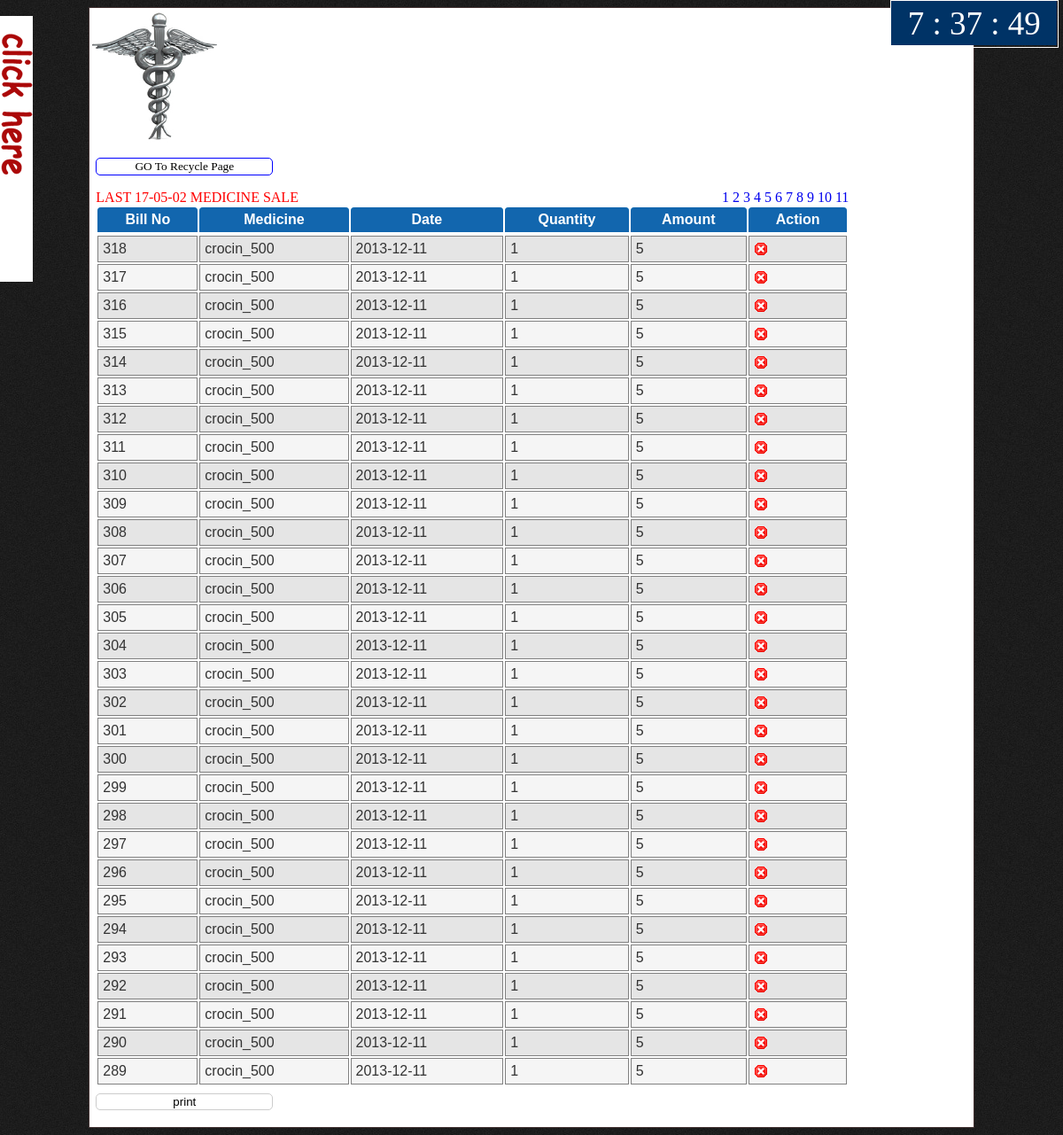
Screenshot of /earning.php (signed in) with the database file from the repository.
### tables this page shows
CREATE TABLE IF NOT EXISTS `totalsale` (
  `slip` int(10) NOT NULL AUTO_INCREMENT,
  `medicine` varchar(40) DEFAULT NULL,
  `date` date DEFAULT NULL,
  `quantity` int(5) DEFAULT NULL,
  `mfg` date NOT NULL,
  `rate` int(5) DEFAULT NULL,
  `amount` int(10) DEFAULT NULL,
  PRIMARY KEY (`slip`)
);

### earning.php (the view, shortened to what this page needs)
<?php
if(isset($_SESSION['is_logged_in']))
{
?>
<html>
<head>
<link href='earning.css' rel='stylesheet' type='text/css'/>
<link href='style/trtd.css' rel='stylesheet' type='text/css'/>
</head>
<body id="main" bgcolor="lightgreen" onload="digital_clock()">
<div id="wrap"  style="top:0px;right:5px;position:absolute; ">
<div id="digital-clock">
<ul>
<li id="hours"></li>
<li> :</li>
<li id="minutes"></li>
<li> :</li>
<li id="seconds"></li>
</ul>
</div>
</div>
<center>
<table border=0 align=center id="table">
<tr><td colspan=2 height=100><div>
<img src="photo/logo.jpg" name="slide" style="" height="150"/>
</tr></tr>
<tr align=left><td rowspan=3 valign=top>
<?php require("sidemenu.php")?>
</td></tr>
<tr><td valign="top">
<input type="button" value="GO To Recycle Page" style="border:1px solid blue;font-family:tahoma;" onclick="javascript:location.href='recycle.php'">
<div id="showdetail">
<div style="float:right">
<?php
$sqllist="select count(slip) from totalsale";
$n=mysql_query($sqllist) or die("list".mysql_error());
$r=mysql_fetch_array($n);
$c=$r['count(slip)']/30;
$c=$c+1;
for($i=1;$i<=$c;$i++)
{
?>
<a class='pager' style=""href='earning.php?limit1=<?php echo(30*($i-1));?>&limit2=<?php echo(30);?>'><?php echo($i);?></a>
<?php
}
?>
</div>
<font face=vani color=red>LAST <?php echo(date('y-m-d'));?> MEDICINE SALE</font>
<table class=oddeven><thead><tr bgcolor=skyblue><th>Bill No</th><th>Medicine</th><th> Date</th><th>Quantity</th><th>Amount</th><th>Action</th></tr></thead>
<tr>
<?php
$t6="totalsale";
if(isset($_REQUEST['limit1'])&& isset($_REQUEST['limit2']))
{
$l1=$_REQUEST['limit1'];
$l2=$_REQUEST['limit2'];
$sql="select*from $t6 ORDER BY `slip` desc limit $l1,$l2";
$result=mysql_query($sql) or die("Sql100".mysql_error());
while($row=mysql_fetch_array($result))
{
?>
<tr><td><?php echo($row["slip"])?></td><td><?php echo $row["medicine"]?></td><td><?php echo $row["date"]?></td><td><?php echo $row["quantity"]?></td><td><?php echo $row["amount"]?></td><td style="border:none;"><a style="border:none;"href="javascript:delete1(<?php echo($row['slip']);?>)"><img src="photo/delete.png" style="border:none;"></a></td></tr>
<?php
}
}
else
{
$sql="select*from $t6 ORDER BY `slip` desc limit 0,30;";
$result=mysql_query($sql) or die("Sql100".mysql_error());
while($row=mysql_fetch_array($result))
{
?>
<tr><td><?php echo($row["slip"])?></td><td><?php echo $row["medicine"]?></td><td><?php echo $row["date"]?></td><td><?php echo $row["quantity"]?></td><td><?php echo $row["amount"]?></td><td><a href="javascript:delete1(<?php echo($row['slip']);?>)"><img src="photo/delete.png"></a></td></tr>
<?php
}
}
?>
</table>
</div>
<input type="button" value="print" onclick="javascript:printSelection(document.getElementById('showdetail'));">
</td></tr>
</table>
</center>
</body>
</html>
<?php
}
else
header('Location:login.php');
?>

### sidemenu.php (shortened to what this page needs)
<div id="sidemenubloack">
<div style="float:left; width:150px;background:url(photo/bg.jpg);">
<div id="sidemenu">
<form method="post"><li type="none" style="height:40px"><input type="submit" value="Log out" class=but name="logout"></li></form>
</div>
<br>
</div>
<div id="clickhere"style="float:right; margin-left:2px; width:40px; background:#fff url(photo/sidemenu.png) no-repeat; height:300px; margin-top:5px;">
</div>
</div>

### earning.css (style rules this page uses)
body { background:url(photo/bg.jpg); }
table { background:white; }
#table { width:1000px; min-height:768px; height:auto; background:white; height:auto; border:1px groove #433; }
#sidemenu { color:white; width:190px; padding:3px; }
#showdetail { width:850px; background:WHITE; border:none; }
#showdetail table { color:#333; font-family:arial; }
#digital-clock { height:52px; border:1px solid #fff; width:11.75em; }
#digital-clock ul { margin:0; padding:0.1em; background:#003366; font-size:37px; width:180px; color:#FFF; list-style-type:none; text-align:center; }
#digital-clock li { display:inline; padding:0; margin:0; }
.oddeven { width:850; }
.oddeven td { padding:5px; padding-left:5px; border:1px groove gray; }
.oddeven thead th { background-color:#1266ae; padding:5px; color:white; font-family:arial; border-top-left-radius:4px; border-top-right-radius:4px; }
input, textarea { font-family:"Myriad Pro", "Trebuchet MS", sans-serif; background-color: #fff; border: 1px solid #ccc; width: 200px; display: block; margin-bottom: 16px; margin-top: 8px; -webkit-border-radius: 5px; -moz-border-radius: 5px; -o-border-radius: 5px; -ms-border-radius: 5px; -khtml-border-radius: 5px; border-radius: 5px; -webkit-transition: all 0.5s ease-in-out; -moz-transition: all 0.5s ease-in-out; -o-transition: all 0.5s ease-in-out; -ms-transition: all 0.5s ease-in-out; transition: all 0.5s ease-in-out; color: #000; }

### style/trtd.css (style rules this page uses)
.odd { background-color:#e5e5e5; }
.even { background-color:#f5f5f5; }

### earning.php (style rules this page uses)
.pager { text-decoration:none; }

### sidemenu.php (style rules this page uses)
#sidemenubloack { position:fixed; width:212px; top:1%; left:-175px; height:768px; -webkit-transition: all 0.3s ease-in-out; -moz-transition: all 0.3s ease-in-out; -o-transition: all 0.3s ease-in-out; transition: all 0.1s ease-in-out; }

### rows the page displays
totalsale: slip "318", medicine "crocin_500", date "2013-12-11", quantity "1", amount "5"
totalsale: slip "317", medicine "crocin_500", date "2013-12-11", quantity "1", amount "5"
totalsale: slip "316", medicine "crocin_500", date "2013-12-11", quantity "1", amount "5"
totalsale: slip "315", medicine "crocin_500", date "2013-12-11", quantity "1", amount "5"
totalsale: slip "314", medicine "crocin_500", date "2013-12-11", quantity "1", amount "5"
totalsale: slip "313", medicine "crocin_500", date "2013-12-11", quantity "1", amount "5"
totalsale: slip "312", medicine "crocin_500", date "2013-12-11", quantity "1", amount "5"
totalsale: slip "311", medicine "crocin_500", date "2013-12-11", quantity "1", amount "5"
totalsale: slip "310", medicine "crocin_500", date "2013-12-11", quantity "1", amount "5"
totalsale: slip "309", medicine "crocin_500", date "2013-12-11", quantity "1", amount "5"
totalsale: slip "308", medicine "crocin_500", date "2013-12-11", quantity "1", amount "5"
totalsale: slip "307", medicine "crocin_500", date "2013-12-11", quantity "1", amount "5"
totalsale: slip "306", medicine "crocin_500", date "2013-12-11", quantity "1", amount "5"
totalsale: slip "305", medicine "crocin_500", date "2013-12-11", quantity "1", amount "5"
totalsale: slip "304", medicine "crocin_500", date "2013-12-11", quantity "1", amount "5"
totalsale: slip "303", medicine "crocin_500", date "2013-12-11", quantity "1", amount "5"
totalsale: slip "302", medicine "crocin_500", date "2013-12-11", quantity "1", amount "5"
totalsale: slip "301", medicine "crocin_500", date "2013-12-11", quantity "1", amount "5"
totalsale: slip "300", medicine "crocin_500", date "2013-12-11", quantity "1", amount "5"
totalsale: slip "299", medicine "crocin_500", date "2013-12-11", quantity "1", amount "5"
totalsale: slip "298", medicine "crocin_500", date "2013-12-11", quantity "1", amount "5"
totalsale: slip "297", medicine "crocin_500", date "2013-12-11", quantity "1", amount "5"
totalsale: slip "296", medicine "crocin_500", date "2013-12-11", quantity "1", amount "5"
totalsale: slip "295", medicine "crocin_500", date "2013-12-11", quantity "1", amount "5"
totalsale: slip "294", medicine "crocin_500", date "2013-12-11", quantity "1", amount "5"
totalsale: slip "293", medicine "crocin_500", date "2013-12-11", quantity "1", amount "5"
totalsale: slip "292", medicine "crocin_500", date "2013-12-11", quantity "1", amount "5"
totalsale: slip "291", medicine "crocin_500", date "2013-12-11", quantity "1", amount "5"
totalsale: slip "290", medicine "crocin_500", date "2013-12-11", quantity "1", amount "5"
totalsale: slip "289", medicine "crocin_500", date "2013-12-11", quantity "1", amount "5"
